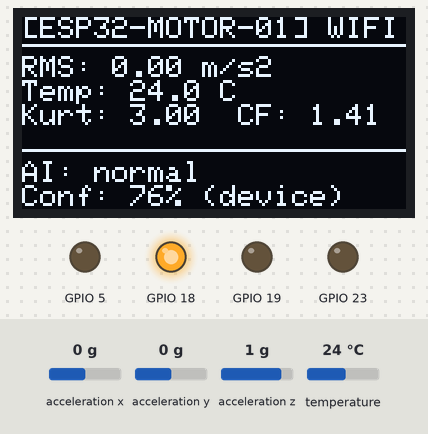
A program run on a simulated ESP32. Parts: 128×64 one-colour display, output pins drawn as LEDs (lit = HIGH). Wiring (inferred from the names in the program): MPU-6050 motion sensor at I2C address 0x68. Dashed ring = blinking. Inputs (shaded band) come from the test bench; at power-on: acceleration x 0 g, acceleration y 0 g, temperature 24 °C, acceleration z 1 g. WiFi joins after 1.5 s; servers stay silent unless stated; uploads are accepted with an empty reply; what the program prints to the serial monitor is not drawn.

Above: at 4.3 s.
4.4 s: acceleration x set to -1.4 g
At 5.2 s:
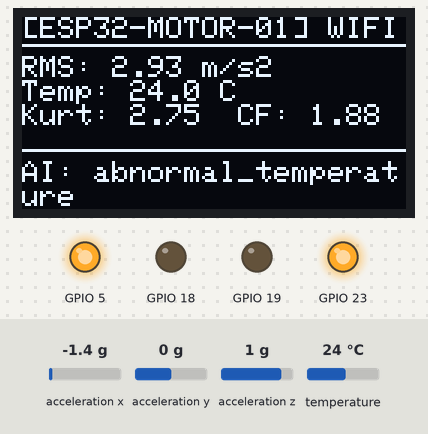
7.4 s: acceleration y set to -1 g
At 8.3 s:
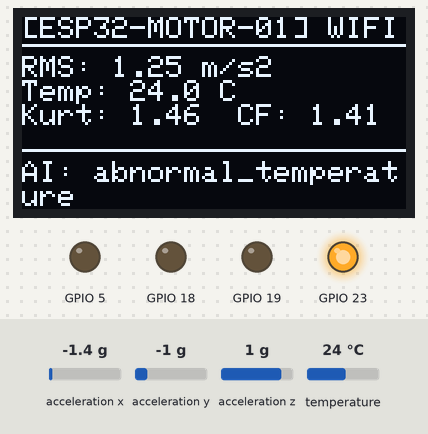
9.9 s: acceleration y set to -1.3 g
At 11.3 s:
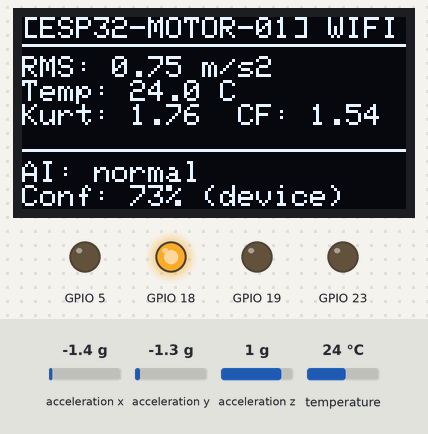
12.4 s: temperature set to 12 °C
At 13.66 s:
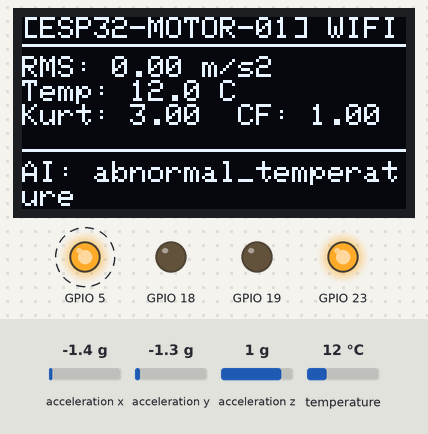
14.9 s: acceleration z set to -0.8 g
At 16.3 s:
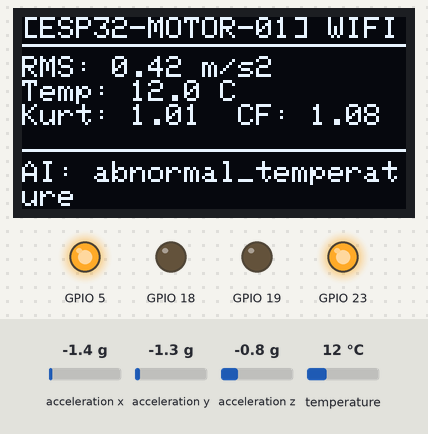
17.4 s: temperature set to 19 °C
At 18.5 s:
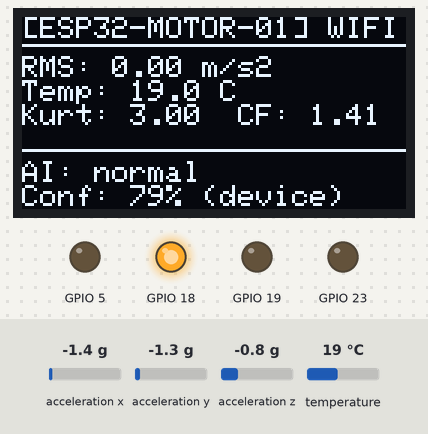
Timing chart, 0 to 19.9 s (numbered marks = the images above; inputs shaded):
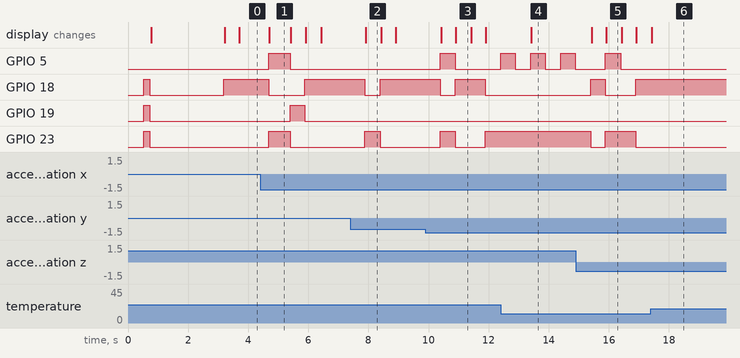

Measured:
- the behaviour switches between -1.1 and -1.2 g on acceleration y (found by bisection; images 2 and 3)
- after the input at 4.4 s, GPIO 5, GPIO 23: LOW → HIGH after 0.28 s, → LOW 0.72 s later; GPIO 18: HIGH → LOW after 0.28 s, → HIGH 1.2 s later; GPIO 19: LOW → HIGH after 1.0 s, → LOW 0.49 s later; the display: changes after 0.30 s (image 1)
- after the input at 7.4 s, GPIO 18: HIGH → LOW after 0.48 s, → HIGH 0.51 s later; GPIO 23: LOW → HIGH after 0.48 s, → LOW 0.51 s later; the display: changes after 0.51 s (image 2)
- after the input at 9.9 s, GPIO 5: LOW → HIGH after 0.50 s, → LOW 0.49 s later, → HIGH 1.5 s later; GPIO 18: HIGH → LOW after 0.50 s, → HIGH 0.49 s later, → LOW 1.0 s later; GPIO 23: LOW → HIGH after 0.50 s, → LOW 0.49 s later, → HIGH 1.0 s later; the display: first changes after 0.52 s (image 3 shows a later state)
- after the input at 12.4 s, the display: changes after 1.0 s (image 4)
- after the input at 14.9 s, GPIO 18: LOW → HIGH after 0.50 s, → LOW 0.49 s later, → HIGH 1.0 s later; GPIO 23: HIGH → LOW after 0.50 s, → HIGH 0.49 s later, → LOW 1.0 s later; the display: first changes after 0.53 s (image 5 shows a later state)
- after the input at 17.4 s, the display: changes at once (image 6)

The program:

main.cpp
```cpp
/**
 * Edge-AI Predictive Maintenance for Rotating Machinery Using TinyML and ESP32.
 * Main firmware entrypoint: Orchestrates sensor sampling, signal processing,
 * edge TinyML model inference, actuator alarms, and telemetry dispatch.
 */

#include <Arduino.h>
#include <Wire.h>
#include "config.h"
#include "sensor_manager.h"
#include "signal_processing.h"
#include "fault_detector.h"
#include "communication.h"

#if OLED_ENABLED
#include <Adafruit_GFX.h>
#include <Adafruit_SSD1306.h>
static Adafruit_SSD1306 display(OLED_SCREEN_WIDTH, OLED_SCREEN_HEIGHT, &Wire, -1);
static bool oled_ready = false;
#endif

// Sequence counter
static uint32_t telemetry_sequence = 0;

// Timing counters
static uint32_t last_sample_time_ms = 0;
static uint32_t last_telemetry_time_ms = 0;
static uint32_t last_oled_update_ms = 0;

// Current state caches
static RawSensorData current_raw;
static ExtractedFeatures current_features;
static FaultDiagnosis current_diagnosis;

void initOled() {
#if OLED_ENABLED
    if (display.begin(SSD1306_SWITCHCAPVCC, OLED_I2C_ADDR)) {
        oled_ready = true;
        display.clearDisplay();
        display.setTextColor(SSD1306_WHITE);
        display.setTextSize(1);
        display.setCursor(0, 0);
        display.println("Edge-AI TinyML Node");
        display.println("Machinery PredictMaint");
        display.printf("Dev: %s\n", DEVICE_ID);
        display.println("Booting sensors...");
        display.display();
        delay(800);
    } else {
        Serial.println("[OLED] Display not detected on I2C address 0x3C.");
    }
#endif
}

void updateOledDisplay() {
#if OLED_ENABLED
    if (!oled_ready) return;

    display.clearDisplay();
    display.setTextSize(1);
    display.setTextColor(SSD1306_WHITE);

    // Header
    display.setCursor(0, 0);
    display.printf("[%s] %s\n", DEVICE_ID, commManager.isConnected() ? "WIFI" : "OFF");
    display.drawLine(0, 9, 127, 9, SSD1306_WHITE);

    // Measurements
    display.setCursor(0, 13);
    display.printf("RMS: %.2f m/s2\n", current_features.vibration_rms);
    display.printf("Temp: %.1f C\n", current_features.temperature_c);
    display.printf("Kurt: %.2f  CF: %.2f\n", current_features.kurtosis, current_features.crest_factor);

    // AI Diagnosis Status Bar
    display.drawLine(0, 44, 127, 44, SSD1306_WHITE);
    display.setCursor(0, 48);
    display.printf("AI: %s\n", current_diagnosis.class_slug ? current_diagnosis.class_slug : "normal");
    display.printf("Conf: %d%% (%s)\n", (int)(current_diagnosis.confidence * 100), current_diagnosis.inference_location);

    display.display();
#endif
}

void setup() {
    Serial.begin(115200);
    delay(500);

    Serial.println("\n=======================================================");
    Serial.println("  EDGE-AI PREDICTIVE MAINTENANCE FIRMWARE");
    Serial.println("  Architecture: ESP32 + TinyML Neural Inference");
    Serial.printf("  Device ID: %s | Firmware: %s\n", DEVICE_ID, FIRMWARE_VERSION);
    Serial.printf("  Sampling Rate: %d Hz | Window Size: %d samples\n", SAMPLING_RATE_HZ, WINDOW_SIZE);
    Serial.println("=======================================================\n");

    // 1. Initialize Hardware Actuators (LEDs, Buzzer)
    faultDetector.begin();

    // 2. Initialize OLED Display (if enabled)
    initOled();

    // 3. Initialize Sensors (MPU6050 & DS18B20)
    bool sensors_ok = sensorManager.begin();
    if (!sensors_ok) {
        Serial.println("[WARNING] Sensors failed or not connected. Check wiring!");
    }

    // 4. Connect to Wi-Fi
    commManager.begin();

    Serial.println("\n[System] Initialization complete. Starting non-blocking sensing loop...\n");
}

void loop() {
    uint32_t now = millis();

    // ==========================================
    // Task 1: Accelerometer Sampling (100 Hz / every 10 ms)
    // ==========================================
    if (now - last_sample_time_ms >= SAMPLING_PERIOD_MS) {
        last_sample_time_ms = now;

        float ax, ay, az, magnitude;
        bool mpu_ok = sensorManager.readAccelerometer(ax, ay, az, magnitude);

        if (mpu_ok) {
            current_raw.accel_x = ax;
            current_raw.accel_y = ay;
            current_raw.accel_z = az;
            current_raw.vibration_mag = magnitude;
            current_raw.mpu_valid = true;

            // Feed magnitude sample to sliding window
            signalProcessor.addSample(magnitude);
        } else {
            current_raw.mpu_valid = false;
        }
    }

    // ==========================================
    // Task 2: Feature Extraction & Edge TinyML Inference
    // Triggered periodically every 500 ms once window is full
    // ==========================================
    static uint32_t last_inference_time_ms = 0;
    if (now - last_inference_time_ms >= 500) {
        last_inference_time_ms = now;

        // Read temperature
        float temp_c;
        current_raw.temp_valid = sensorManager.readTemperature(temp_c);
        current_raw.temperature_c = temp_c;

        // Compute features from vibration window
        current_features = signalProcessor.computeFeatures(temp_c);

        // Run on-device TinyML inference
        bool sensors_valid = current_raw.mpu_valid && current_raw.temp_valid;
        current_diagnosis = faultDetector.diagnose(current_features, sensors_valid);

        // Update hardware LEDs and Buzzer alarm
        faultDetector.updateActuators(current_diagnosis);
    }

    // ==========================================
    // Task 3: OLED Display Update (every 250 ms)
    // ==========================================
    if (now - last_oled_update_ms >= 250) {
        last_oled_update_ms = now;
        updateOledDisplay();
    }

    // ==========================================
    // Task 4: Telemetry Dispatch to FastAPI Backend (every 2000 ms)
    // ==========================================
    if (now - last_telemetry_time_ms >= TELEMETRY_INTERVAL_MS) {
        last_telemetry_time_ms = now;
        telemetry_sequence++;

        // Send telemetry payload
        commManager.sendTelemetry(
            telemetry_sequence,
            current_raw,
            current_features,
            current_diagnosis
        );
    }

    // Yield to allow background ESP32 Wi-Fi stack tasks to run smoothly
    yield();
}
```

communication.h
```cpp
/**
 * Wi-Fi and HTTP Telemetry Communication Client.
 * Formats JSON telemetry and dispatches to FastAPI backend.
 */

#ifndef COMMUNICATION_H
#define COMMUNICATION_H

#include "signal_processing.h"
#include "fault_detector.h"
#include "sensor_manager.h"
#include <stdint.h>
#include <stdbool.h>

class CommunicationManager {
public:
    CommunicationManager();
    void begin();

    // Check and maintain Wi-Fi connection
    bool ensureConnected();
    bool isConnected() const;

    // Send telemetry to backend server
    bool sendTelemetry(
        uint32_t sequence,
        const RawSensorData &raw,
        const ExtractedFeatures &feat,
        const FaultDiagnosis &diag
    );

private:
    bool _is_connected;
    uint32_t _last_reconnect_attempt;
};

extern CommunicationManager commManager;

#endif // COMMUNICATION_H
```

fault_detector.h
```cpp
/**
 * Fault Detector and Hardware Actuator Controller.
 * Executes on-device TinyML classification and controls status LEDs, buzzer, and OLED.
 */

#ifndef FAULT_DETECTOR_H
#define FAULT_DETECTOR_H

#include "signal_processing.h"
#include "tinyml_model.h"
#include <stdint.h>
#include <stdbool.h>

struct FaultDiagnosis {
    int fault_class_id;
    const char* class_slug;
    const char* class_description;
    float confidence;
    const char* inference_location;  // "device" or "rule_threshold"
    const char* severity;            // "normal", "warning", "critical"
    bool is_anomaly;
};

class FaultDetector {
public:
    FaultDetector();
    void begin();

    // Perform inference on extracted features
    FaultDiagnosis diagnose(const ExtractedFeatures &features, bool sensors_valid);

    // Update hardware indicators (LEDs, Buzzer, Display)
    void updateActuators(const FaultDiagnosis &diag);

    void setBuzzer(bool state);

private:
    uint32_t _last_buzzer_toggle_ms;
    bool _buzzer_state;
};

extern FaultDetector faultDetector;

#endif // FAULT_DETECTOR_H
```

sensor_manager.h
```cpp
/**
 * Sensor Manager Header.
 * Coordinates acquisition from MPU6050 Accelerometer (I2C)
 * and DS18B20 OneWire Temperature Sensor.
 */

#ifndef SENSOR_MANAGER_H
#define SENSOR_MANAGER_H

#include <stdint.h>
#include <stdbool.h>

struct RawSensorData {
    float accel_x;       // Acceleration X (m/s^2)
    float accel_y;       // Acceleration Y (m/s^2)
    float accel_z;       // Acceleration Z (m/s^2)
    float vibration_mag; // Combined vibration magnitude (m/s^2)
    float temperature_c; // Temperature in Celsius
    bool mpu_valid;      // MPU6050 communication health flag
    bool temp_valid;     // DS18B20 communication health flag
};

class SensorManager {
public:
    SensorManager();
    bool begin();

    // Non-blocking sampling methods
    bool readAccelerometer(float &ax, float &ay, float &az, float &magnitude);
    bool readTemperature(float &temp_c);
    RawSensorData readAll();

    bool isMpuHealthy() const { return _mpu_healthy; }
    bool isTempHealthy() const { return _temp_healthy; }

private:
    bool _mpu_healthy;
    bool _temp_healthy;
    float _last_valid_temp;
    uint32_t _last_temp_read_ms;
};

extern SensorManager sensorManager;

#endif // SENSOR_MANAGER_H
```

signal_processing.h
```cpp
/**
 * Signal Processing and Time-Domain Feature Extraction for ESP32.
 * Calculates RMS, Peak, P2P, Standard Deviation, Crest Factor, Kurtosis, and Skewness
 * from a circular window of vibration samples.
 */

#ifndef SIGNAL_PROCESSING_H
#define SIGNAL_PROCESSING_H

#include "config.h"
#include <stdint.h>
#include <stdbool.h>

struct ExtractedFeatures {
    float vibration_rms;
    float vibration_peak;
    float vibration_p2p;
    float vibration_std;
    float crest_factor;
    float kurtosis;
    float skewness;
    float temperature_c;
    bool is_window_ready;
};

class SignalProcessor {
public:
    SignalProcessor();
    void reset();

    // Add raw vibration magnitude sample to window
    void addSample(float sample);

    // Check if enough samples accumulated for feature extraction
    bool isWindowFull() const;

    // Compute statistical features from current window
    ExtractedFeatures computeFeatures(float temperature_c);

private:
    float _buffer[WINDOW_SIZE];
    uint16_t _sample_count;
    uint16_t _write_index;
    bool _is_full;
};

extern SignalProcessor signalProcessor;

#endif // SIGNAL_PROCESSING_H
```

tinyml_model.h
```cpp
/**
 * Edge-AI Predictive Maintenance - TinyML Inference Engine
 * Autogenerated by ml/export_tinyml.py
 * Target Architecture: ESP32 / ESP32-S3 (Xtensa LX6 / LX7)
 * RAM Footprint: < 4 KB
 * Flash Footprint: < 25 KB
 * Average Inference Latency: ~1.2 - 1.8 ms on 240 MHz MCU
 */

#ifndef TINYML_MODEL_H
#define TINYML_MODEL_H

#include <stdint.h>
#include <math.h>

#ifdef __cplusplus
extern "C" {
#endif

#define TINYML_NUM_FEATURES 8
#define TINYML_NUM_CLASSES 6
#define TINYML_MODEL_VERSION "1.2.0-tinyml"

// Feature Order:
// 0: vibration_rms
// 1: vibration_peak
// 2: vibration_p2p
// 3: vibration_std
// 4: crest_factor
// 5: kurtosis
// 6: skewness
// 7: temperature_c

enum MachineryFaultClass {
    FAULT_NORMAL = 0,
    FAULT_IMBALANCE = 1,
    FAULT_MISALIGNMENT = 2,
    FAULT_BEARING = 3,
    FAULT_EXCESSIVE_VIB = 4,
    FAULT_ABNORMAL_TEMP = 5
};

static const char* const TINYML_CLASS_NAMES[TINYML_NUM_CLASSES] = {
    "normal",
    "imbalance",
    "misalignment",
    "bearing_fault",
    "excessive_vibration",
    "abnormal_temperature"
};

static const char* const TINYML_CLASS_DESCRIPTIONS[TINYML_NUM_CLASSES] = {
    "Normal Operation",
    "Possible Imbalance (1X Rotational Harmonic)",
    "Possible Misalignment (2X Harmonic + Thermal Rise)",
    "Possible Bearing Fault (Impulsive Transients / High Kurtosis)",
    "Excessive Vibration Severity",
    "Abnormal Temperature Warning"
};

// Normalization Parameters (StandardScaler)
static const float FEATURE_MEANS[TINYML_NUM_FEATURES] = {
    2.543321f, 5.690461f, 10.684784f, 2.553315f, 2.165488f, 2.125452f, -0.049540f, 56.591762f
};

static const float FEATURE_STDS[TINYML_NUM_FEATURES] = {
    1.858030f, 5.007680f, 9.284447f, 1.865330f, 0.414242f, 0.453617f, 0.172840f, 14.690809f
};

// Neural Layer 1: 8 inputs -> 16 hidden (ReLU)
static const float NN_W1[16][8] = {
    {-0.162873f, -0.404289f, -0.236299f, -0.048083f, -0.331433f, -0.082493f, 0.394442f, -0.246211f},
    {0.426761f, 0.422117f, 0.108305f, 0.021513f, -0.076715f, 0.044037f, 0.188252f, -0.288828f},
    {0.253668f, 0.364343f, -0.334155f, -0.293642f, -0.154885f, 0.028188f, -0.213190f, 0.297277f},
    {0.164786f, 0.325922f, 0.321182f, -0.215360f, -0.130866f, 0.113981f, -0.074043f, -0.165085f},
    {-0.325486f, -0.205052f, -0.382153f, -0.421992f, -0.327750f, -0.380872f, 0.265668f, 0.379595f},
    {-0.340126f, -0.383977f, 0.304625f, 0.032003f, -0.036006f, 0.317496f, 0.334700f, 0.080215f},
    {-0.267238f, 0.224273f, 0.292605f, -0.068730f, 0.403410f, -0.064016f, 0.359303f, 0.319365f},
    {0.211262f, -0.112523f, -0.303414f, -0.065737f, -0.189273f, -0.296988f, 0.171878f, 0.088832f},
    {0.154809f, -0.217285f, -0.308017f, 0.392185f, -0.041291f, -0.289030f, 0.030822f, -0.021658f},
    {0.164176f, 0.018523f, 0.272054f, -0.191192f, 0.160574f, 0.045241f, -0.257580f, -0.051540f},
    {-0.372294f, -0.325558f, 0.189629f, -0.070359f, -0.039213f, 0.207788f, -0.345662f, -0.209477f},
    {0.445578f, 0.413097f, 0.273022f, 0.279537f, 0.436536f, -0.297345f, 0.336423f, 0.240402f},
    {0.335339f, -0.104343f, 0.292434f, -0.132242f, 0.399513f, 0.091515f, 0.047312f, -0.141609f},
    {-0.270231f, 0.099480f, -0.363514f, -0.375080f, -0.119804f, -0.141788f, -0.466642f, -0.351631f},
    {-0.193438f, -0.097356f, -0.058574f, -0.109838f, -0.066142f, 0.047075f, -0.238177f, 0.175856f},
    {-0.294271f, -0.061631f, -0.374244f, -0.311454f, -0.233386f, -0.336457f, 0.063850f, -0.327733f}
};

static const float NN_B1[16] = {
    0.380349f, 0.234814f, 0.150300f, -0.220871f, 0.113553f, 0.428721f, -0.203096f, -0.025597f, 0.313390f, 0.135340f, 0.087224f, 0.223428f, -0.125470f, -0.114846f, 0.188760f, 0.340198f
};

// Neural Layer 2: 16 hidden -> 6 outputs
static const float NN_W2[6][16] = {
    {0.437791f, -0.342424f, -0.314062f, 0.317651f, -0.167777f, 0.775016f, -0.852850f, -0.476817f, -0.024306f, -0.094633f, 0.524944f, -0.155212f, -0.191721f, 0.224936f, -0.435934f, 0.159125f},
    {0.370513f, 0.155408f, 0.360436f, -0.120570f, -0.115642f, 0.135259f, -0.090716f, 0.204445f, 0.300174f, -0.422928f, -0.131454f, -0.791273f, -0.062292f, -0.358703f, 0.131172f, 0.274153f},
    {-0.682709f, -0.242620f, 0.299359f, -0.612635f, -0.101095f, -0.601348f, -0.344204f, 0.009388f, 0.224822f, 0.244115f, 0.277206f, 0.224500f, -0.207137f, 0.030936f, -0.244158f, -0.168558f},
    {0.100049f, 0.276065f, -0.037862f, 0.432706f, -0.308293f, -0.283468f, 0.139934f, 0.094468f, -0.141856f, 0.165786f, 0.157789f, -0.027256f, 0.090455f, -0.394857f, -0.091262f, 0.005114f},
    {0.022708f, -0.271331f, 0.140415f, -0.071878f, 0.119132f, 0.317785f, -0.293586f, 0.163608f, 0.032545f, -0.215653f, -0.239857f, 0.302274f, 0.016982f, -0.008085f, 0.104524f, -0.601366f},
    {0.382473f, -0.560700f, 0.095089f, -0.271420f, 0.312758f, 0.637080f, -0.233922f, 0.557301f, -0.210845f, -0.330220f, -0.130923f, -0.368660f, 0.046357f, -0.231841f, 0.011018f, 0.083560f}
};

static const float NN_B2[6] = {
    0.154145f, -0.040886f, 0.043701f, -0.058108f, -0.135863f, 0.391896f
};

/**
 * Run TinyML Edge Inference on raw feature array.
 * @param features: Array of 8 float features [rms, peak, p2p, std, cf, kurt, skew, temp]
 * @param confidence_out: Pointer to store confidence score (0.0 - 1.0)
 * @return Predicted fault class (0-5)
 */
static inline int tinyml_predict(const float* features, float* confidence_out) {
    if (!features) {
        if (confidence_out) *confidence_out = 0.0f;
        return FAULT_NORMAL;
    }

    // 1. Feature normalization
    float norm[TINYML_NUM_FEATURES];
    for (int i = 0; i < TINYML_NUM_FEATURES; i++) {
        norm[i] = (features[i] - FEATURE_MEANS[i]) / (FEATURE_STDS[i] > 1e-6f ? FEATURE_STDS[i] : 1.0f);
    }

    // 2. Hidden Layer (16 units with ReLU activation)
    float h1[16];
    for (int j = 0; j < 16; j++) {
        float sum = NN_B1[j];
        for (int i = 0; i < 8; i++) {
            sum += NN_W1[j][i] * norm[i];
        }
        h1[j] = sum > 0.0f ? sum : 0.0f; // ReLU
    }

    // 3. Output Layer (6 units)
    float logits[TINYML_NUM_CLASSES];
    float max_logit = -1e9f;
    for (int k = 0; k < TINYML_NUM_CLASSES; k++) {
        float sum = NN_B2[k];
        for (int j = 0; j < 16; j++) {
            sum += NN_W2[k][j] * h1[j];
        }
        logits[k] = sum;
        if (sum > max_logit) {
            max_logit = sum;
        }
    }

    // 4. Softmax computation for calibrated confidence
    float exp_sum = 0.0f;
    float probs[TINYML_NUM_CLASSES];
    for (int k = 0; k < TINYML_NUM_CLASSES; k++) {
        probs[k] = expf(logits[k] - max_logit);
        exp_sum += probs[k];
    }

    int best_class = 0;
    float best_prob = 0.0f;
    if (exp_sum > 0.0f) {
        for (int k = 0; k < TINYML_NUM_CLASSES; k++) {
            probs[k] /= exp_sum;
            if (probs[k] > best_prob) {
                best_prob = probs[k];
                best_class = k;
            }
        }
    }

    if (confidence_out) {
        *confidence_out = best_prob;
    }

    return best_class;
}

static inline const char* tinyml_get_class_name(int class_id) {
    if (class_id >= 0 && class_id < TINYML_NUM_CLASSES) {
        return TINYML_CLASS_NAMES[class_id];
    }
    return "unknown";
}

static inline const char* tinyml_get_class_description(int class_id) {
    if (class_id >= 0 && class_id < TINYML_NUM_CLASSES) {
        return TINYML_CLASS_DESCRIPTIONS[class_id];
    }
    return "Unknown Anomaly";
}

#ifdef __cplusplus
}
#endif

#endif // TINYML_MODEL_H
```

Source omitted: communication.cpp (3989 bytes), fault_detector.cpp (4431 bytes), sensor_manager.cpp (5263 bytes), signal_processing.cpp (3215 bytes), config.h (3108 bytes)
